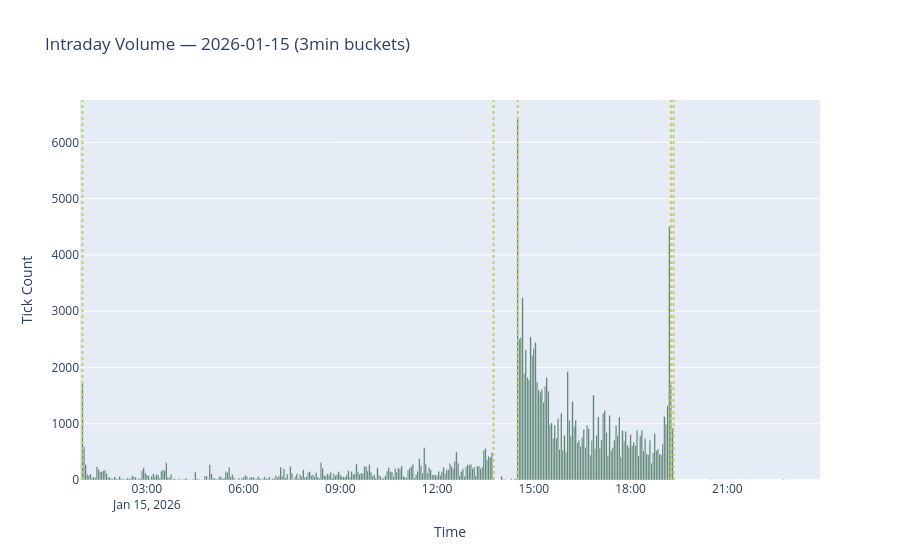

The cell this chart's notebook holds for it:
### Code cell
plot_intraday_volume(df, date="20260115", bar_size="3min")

### Figure 1 — Plotly figure (JSON) as saved in the notebook; plotly's stock layout.template omitted (floating-point values rounded to 4 significant figures; data arrays with more than 128 entries replaced by an {"elided": "..."} marker saying what was removed)
{"data": [{"marker": {"color": "#35664d"}, "name": "Tick Count", "type": "bar", "x": {"elided": "389 str values"}, "y": {"elided": "389 int values"}}], "layout": {"bargap": 0.1, "shapes": [{"line": {"color": "#CAC862", "dash": "dot", "width": 2}, "type": "line", "x0": "2026-01-15 14:30:00.459555255", "x1": "2026-01-15 14:30:00.459555255", "xref": "x", "y0": 0, "y1": 1, "yref": "y domain"}, {"line": {"color": "#CAC862", "dash": "dot", "width": 2}, "type": "line", "x0": "2026-01-15 19:20:00.459555255", "x1": "2026-01-15 19:20:00.459555255", "xref": "x", "y0": 0, "y1": 1, "yref": "y domain"}, {"line": {"color": "#CAC862", "dash": "dot", "width": 2}, "type": "line", "x0": "2026-01-15 01:00:00.459555255", "x1": "2026-01-15 01:00:00.459555255", "xref": "x", "y0": 0, "y1": 1, "yref": "y domain"}, {"line": {"color": "#CAC862", "dash": "dot", "width": 2}, "type": "line", "x0": "2026-01-15 13:45:00.459555255", "x1": "2026-01-15 13:45:00.459555255", "xref": "x", "y0": 0, "y1": 1, "yref": "y domain"}, {"line": {"color": "#CAC862", "dash": "dot", "width": 2}, "type": "line", "x0": "2026-01-15 19:15:00.459555255", "x1": "2026-01-15 19:15:00.459555255", "xref": "x", "y0": 0, "y1": 1, "yref": "y domain"}], "title": {"text": "Intraday Volume — 2026-01-15 (3min buckets)"}, "xaxis": {"title": {"text": "Time"}, "type": "date"}, "yaxis": {"title": {"text": "Tick Count"}}}}
